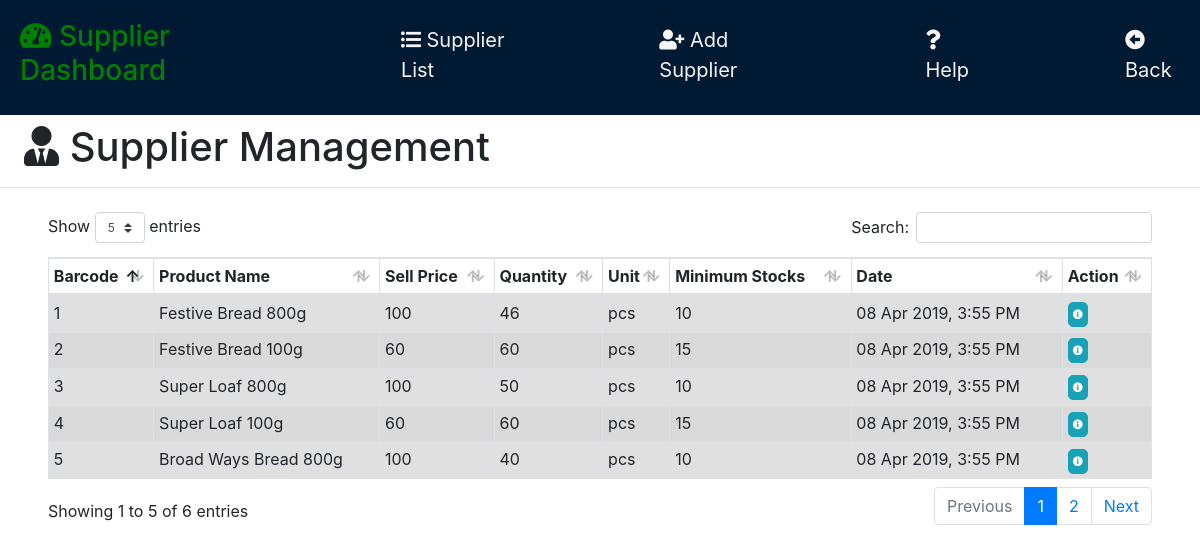
Page /supplier/supplier_details.php?id=21 (signed in) on the committed database.
### tables this page shows
CREATE TABLE `supplier` (
  `supplier_id` int(11) NOT NULL,
  `company_name` varchar(30) DEFAULT NULL,
  `firstname` varchar(30) DEFAULT NULL,
  `lastname` varchar(30) DEFAULT NULL,
  `address` text DEFAULT NULL,
  `contact_number` varchar(30) DEFAULT NULL,
  `image` varchar(60) NOT NULL
);

CREATE TABLE `products` (
  `product_no` varchar(50) NOT NULL,
  `product_name` varchar(30) DEFAULT NULL,
  `sell_price` varchar(100) DEFAULT NULL,
  `minimum_price` varchar(100) NOT NULL,
  `buying_price` varchar(100) NOT NULL,
  `quantity` int(11) DEFAULT NULL,
  `unit` varchar(30) DEFAULT NULL,
  `min_stocks` int(11) DEFAULT NULL,
  `remarks` text DEFAULT NULL,
  `location` varchar(50) DEFAULT NULL,
  `Expiry_Date` varchar(100) NOT NULL,
  `images` varchar(30) DEFAULT NULL
);

CREATE TABLE `delivery` (
  `transaction_no` varchar(20) NOT NULL,
  `supplier_id` int(11) DEFAULT NULL,
  `username` varchar(20) DEFAULT NULL,
  `date` datetime NOT NULL DEFAULT current_timestamp()
);

### supplier/supplier_details.php (the view, shortened to what this page needs)
<?php
	include("../server/connection.php");
	$id = $_GET['id'];
	$sql = "SELECT * FROM supplier,delivery,product_delivered,products WHERE supplier.supplier_id = '$id' AND delivery.supplier_id = '$id' AND delivery.transaction_no = product_delivered.transaction_no AND products.product_no = product_delivered.product_id GROUP BY products.product_no";
	$result	= mysqli_query($db, $sql);
?>
<!DOCTYPE html>
<html>
<head>
	<?php include('../templates/head1.php');?>
</head>
<body>
	<div class="">
		<div>
			<h1 class="ml-4 pt-2"><i class="fas fa-user-tie"></i> Supplier Management</h1>
			<hr>
			<div class="table-responsive mt-4 pl-lg-5 pr-5">
			<table class="table table-striped table-bordered table-sm" id="supplier_table">
				<thead>
					<tr>
						<th scope="col" class="column-text">Barcode</th>
						<th scope="col" class="column-text">Product Name</th>
						<th scope="col" class="column-text">Sell Price</th>
						<th scope="col" class="column-text">Quantity</th>
						<th scope="col" class="column-text">Unit</th>
						<th scope="col" class="column-text">Minimum Stocks</th>
						<th scope="col" class="column-text">Date</th>
						<th scope="col" class="column-text">Action</th>
					</tr>
				</thead>
				<tbody class="table-hover">
					<?php
						while($row = mysqli_fetch_array($result)){
				  	?>
					<tr class="table-active">
						<td><?php echo $row['product_no'];?></td>
						<td><?php echo $row['product_name'];?></td>
						<td><?php echo $row['sell_price'];?></td>
						<td><?php echo $row['quantity'];?></td>
						<td><?php echo $row['unit'];?></td>
						<td><?php echo $row['min_stocks'];?></td>
						<td><?php echo date('d M Y, g:i A', strtotime($row["date"]));?></td>
						<td>
							<button type="button" name="view" style='font-size:10px; border-radius:5px;padding:4px;' id="<?php echo $row['product_no'];?>" class="btn btn-info btn-xs view_product"><i class="fas fa-info-circle"></i></button>
						</td>
					</tr>
					<?php } ?>
				</tbody>
			</table>
			</div>
		</div>
</body>
</html>

### rows in the picture
supplier: products.product_no "1", products.product_name "Festive Bread 800g", products.sell_price "100", products.quantity "46", products.unit "pcs", products.min_stocks "10", delivery.date "08 Apr 2019, 3:55 PM", products.product_no "2", products.product_name "Festive Bread 100g", products.sell_price "60", products.quantity "60", products.min_stocks "15", products.product_no "3", products.product_name "Super Loaf 800g", products.quantity "50", products.product_no "4", products.product_name "Super Loaf 100g", products.product_no "5", products.product_name "Broad Ways Bread 800g", products.quantity "40"
